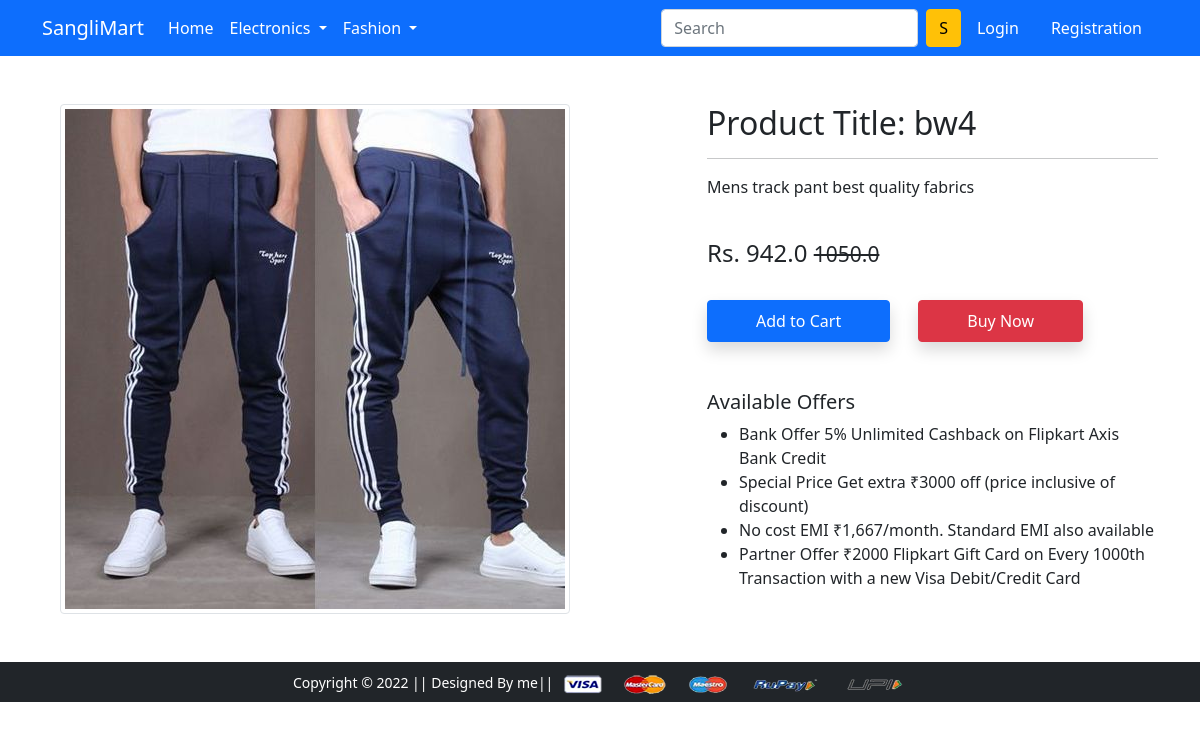
/product-detail/28, run on the app's committed database.
### app/models.py (models this page shows, shortened)
class Product(models.Model):
    title = models.CharField(max_length=100)
    selling_price = models.FloatField()
    discounted_price = models.FloatField()
    description = models.TextField()
    brand = models.CharField(max_length=100)
    category = models.CharField(choices =CATEGORY_CHOICES, max_length=2)
    product_image = models.ImageField(upload_to='productimg')

### app/views.py (the view)
class ProductDetailView(View):
    def get(self,request, pk):
        product = Product.objects.get(pk=pk)
        return render(request, 'app/productdetail.html',{'product':product})

### app/templates/app/productdetail.html (shortened to what this page needs)
{% extends 'app/base.html' %}
{% load static %}
{% block main-content %}
<div class="container my-5">
 <div class="row">
  <div class="col-sm-6 text-center align-self-center">
   <img src="{{product.product_image.url}}" alt="" class="img-fluid img-thumbnail">
  </div>
  <div class="col-sm-5 offset-sm-1">
   <h2>Product Title: {{product.title}}</h2>
   <hr>
   <p>{{product.description}}</p> <br>
   <h4>Rs. {{product.discounted_price}} <small class="fw-light text-decoration-line-through">{{product.selling_price}}</small></h4> <br>
   <form action="/add-to-cart" class="d-inline" >
    <button tye="submit" class="btn btn-primary shadow px-5 py-2"> Add to Cart </button>
   </form>
   <a href="{% url 'buy-now' %}" class="btn btn-danger shadow px-5 py-2 ms-4">Buy Now</a>
   <h5 class="mt-5">Available Offers</h5>
   <ul>
    <li>Bank Offer 5% Unlimited Cashback on Flipkart Axis Bank Credit</li>
    <li>Special Price Get extra ₹3000 off (price inclusive of discount)</li>
    <li>No cost EMI ₹1,667/month. Standard EMI also available</li>
    <li>Partner Offer ₹2000 Flipkart Gift Card on Every 1000th Transaction with a new Visa Debit/Credit Card</li>
   </ul>
  </div>
 </div>
</div>
{% endblock main-content %}

### data on the page
Product: product_image (picture), title "bw4", description "Mens track pant best quality fabrics", discounted_price "942.0", selling_price "1050.0"
